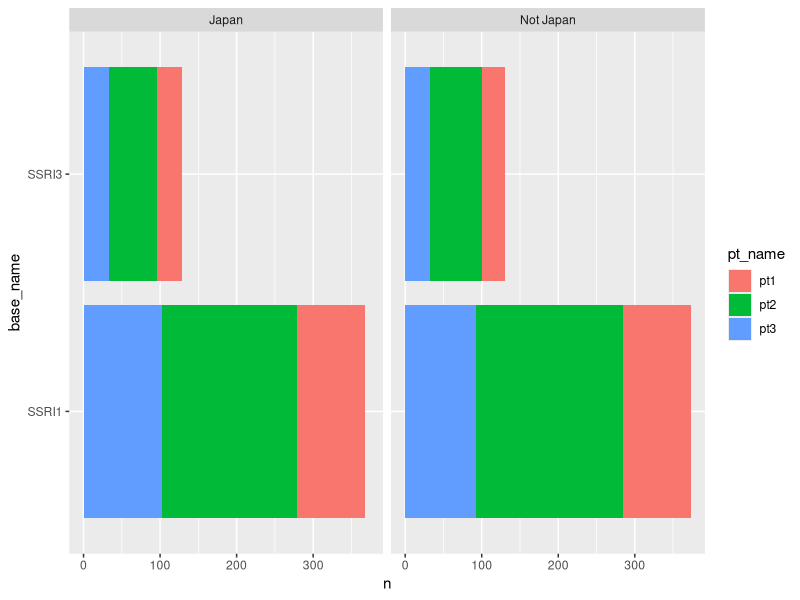

Reproduce this figure in R.
library(dtplyr)
library(dplyr)
library(ggplot2)

df_base <- data.frame("occurring_country" = c("Japan","Not Japan")[1+round(runif(10^3))],
                      "base_name" = c("SSRI1", "SSRI1", "SSRI3")[1+round(2*runif(10^3))],
                      "pt_name" = c("pt1", "pt2", "pt3")[1+round(2*runif(10^3))])

df <- lazy_dt(df_base)
df_counts <- df %>% count(occurring_country, base_name, pt_name) %>% as.data.frame()

ggplot(df_counts, aes(y=n, fill=pt_name, x = base_name)) + 
  geom_bar(stat="identity") + coord_flip() + facet_grid(~occurring_country)
